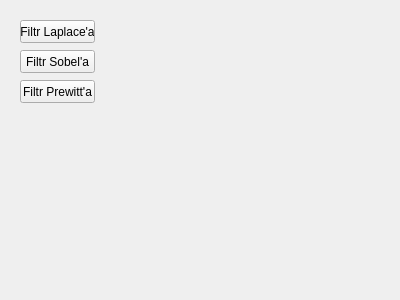
<?xml version="1.0" encoding="UTF-8"?>
<ui version="4.0">
 <class>gornoprzepustowe</class>
 <widget class="QDockWidget" name="gornoprzepustowe">
  <property name="geometry">
   <rect>
    <x>0</x>
    <y>0</y>
    <width>400</width>
    <height>300</height>
   </rect>
  </property>
  <property name="floating">
   <bool>true</bool>
  </property>
  <property name="features">
   <set>QDockWidget::DockWidgetClosable</set>
  </property>
  <property name="allowedAreas">
   <set>Qt::NoDockWidgetArea</set>
  </property>
  <property name="windowTitle">
   <string>Filtry gornoprzepustowe</string>
  </property>
  <widget class="QWidget" name="dockWidgetContents">
   <widget class="QPushButton" name="pushButton">
    <property name="geometry">
     <rect>
      <x>20</x>
      <y>20</y>
      <width>75</width>
      <height>23</height>
     </rect>
    </property>
    <property name="text">
     <string>Filtr Laplace'a</string>
    </property>
   </widget>
   <widget class="QPushButton" name="pushButton_2">
    <property name="geometry">
     <rect>
      <x>20</x>
      <y>50</y>
      <width>75</width>
      <height>23</height>
     </rect>
    </property>
    <property name="text">
     <string>Filtr Sobel'a</string>
    </property>
   </widget>
   <widget class="QPushButton" name="pushButton_3">
    <property name="geometry">
     <rect>
      <x>20</x>
      <y>80</y>
      <width>75</width>
      <height>23</height>
     </rect>
    </property>
    <property name="text">
     <string>Filtr Prewitt'a</string>
    </property>
   </widget>
  </widget>
 </widget>
 <resources/>
 <connections/>
</ui>
